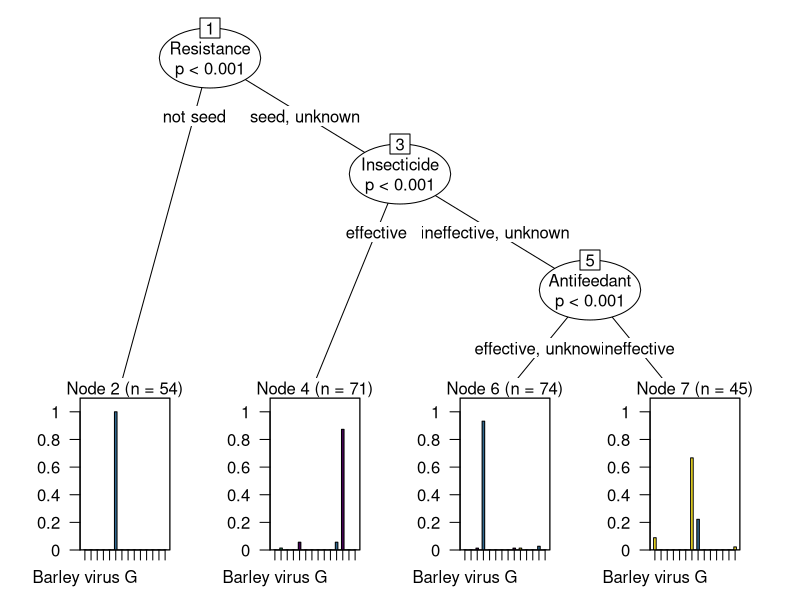

This figure's R source:

library(readr)
library(party)
library(partykit)
library(dplyr)
library(viridis)

#Load in data and clean it up:
management_data_generated <- read_csv("MLN_Wamaitha18_and-management_data_generated.csv")
set1<-as.matrix(management_data_generated[,c(2,5:12)])
colnames(set1)<-c("Species","Genus","Vector","Transmission","Seed Transmission","Resistance","Sanitizing","Antifeedant","Insecticide")

#lets create a sample dataset & clean it up
set<-sample(1:244,244,replace=FALSE) #randomly sampling from true data set
train<-set1[set[1:244],] 
train<-as.data.frame(train,stringsAsFactors=TRUE)
train$Antifeedant[which(train$Antifeedant=="innefective")]<-"ineffective"
train$Species[which(train$Species=="Maize yellow dwarf virus 2")]<-"Maize yellow dwarf virus"

#lets assign colors given the viral genus
col_pal<-viridis(length(unique(train$Genus)),option="D")
for(i in 1:dim(train)[1]){
  if(train$Genus[i]=="Polerovirus"){
    train$Color[i]<-col_pal[3]
  }
  if(train$Genus[i]=="Potyvirus"){
    train$Color[i]<-col_pal[4]
  }
  if(train$Genus[i]=="Machlomovirus"){
    train$Color[i]<-col_pal[2]
  }
  if(train$Genus[i]=="Mastrevirus"){
    train$Color[i]<-col_pal[1]
  }
}

#Lets plot the tree
tree<-ctree(Species~Resistance+Sanitizing+Antifeedant+Insecticide+`Seed Transmission`,data=train)
plot(tree,las=2,
     tp_args = list(id = TRUE, fill=train$Color))
